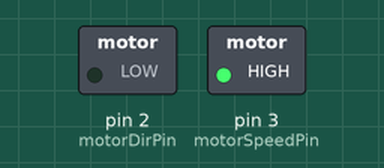
Bench run of a sketch on a simulated Arduino Uno, built with avr-gcc and run on an emulated ATmega328P. Shown: switched loads named in the sketch (green lamp = pin HIGH).

Above: at 0.05 s.
At 3.0 s:
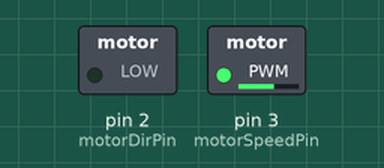
At 5.95 s:
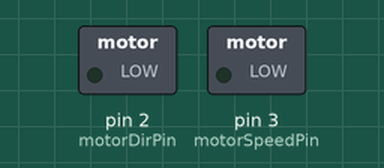
At 11.95 s:
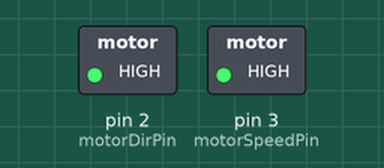
Timing chart, 0 to 15.6 s (numbered marks = the images above):
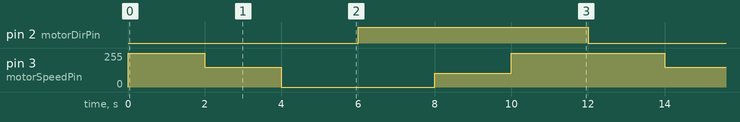

The sketch:

Single_motor_code.ino
```cpp
//BO motor connected to pins 2 & 3

//pin 2 is digital pin giving direction to motor
//LOW - forward & HIGH - backward
#define motorDirPin 2

//pin 3 is digital PWM pin giving speed to motor
//can range between 0(Stop) to 255(Full ahead) in case of forward
//or 255(Stop) to 0(full reverse) in case of backwards
#define motorSpeedPin 3

void setup() {

  //set the motor pins to output mode
  pinMode(motorDirPin, OUTPUT);
  pinMode(motorSpeedPin, OUTPUT);

}

void loop() {

  //run the motor full speed forward
  //give LOW on dir pin - forward
  //give 255 on speed pin for full speed
  digitalWrite(motorDirPin, LOW);
  analogWrite(motorSpeedPin, 255);
  //analogWrite instead of digitalWrite because PWM pin

  //2 seconds of operation in this mode
  delay(2000);

  //run the motor moderate speed forward
  //give LOW on dir pin - forward
  //give 150 on speed pin for moderate speed
  digitalWrite(motorDirPin, LOW);
  analogWrite(motorSpeedPin, 150);
  //analogWrite instead of digitalWrite because PWM pin

  //2 seconds of operation in this mode
  delay(2000);

  //stop the motor
  //give LOW on dir pin - forward
  //give 0 on speed pin for stopping
  digitalWrite(motorDirPin, LOW);
  analogWrite(motorSpeedPin, 0);
  //analogWrite instead of digitalWrite because PWM pin

  //2 seconds of operation in this mode
  delay(2000);

  //run the motor full speed backward
  //give HIGH on dir pin - backward
  //give 0 on speed pin for full speed
  digitalWrite(motorDirPin, HIGH);
  analogWrite(motorSpeedPin, 0);
  //analogWrite instead of digitalWrite because PWM pin

  //2 seconds of operation in this mode
  delay(2000);

  //run the motor moderate speed backward
  //give HIGH on dir pin - backward
  //give 105 on speed pin for moderate speed
  digitalWrite(motorDirPin, HIGH);
  analogWrite(motorSpeedPin, 105);
  //analogWrite instead of digitalWrite because PWM pin

  //2 seconds of operation in this mode
  delay(2000);

  //stop the motor
  //give HIGH on dir pin - backward
  //give 255 on speed pin for stopping
  digitalWrite(motorDirPin, HIGH);
  analogWrite(motorSpeedPin, 255);
  //analogWrite instead of digitalWrite because PWM pin

  //2 seconds of operation in this mode
  delay(2000);

}
```

Measured:
- by itself, pin 2 (motorDirPin): alternates HIGH for 6.0 s and LOW for 6.0 s
- by itself, pin 3 (motorSpeedPin): repeats every 12.0 s: 150/255 2.0 s, 0/255 4.0 s, 105/255 2.0 s, 255/255 4.0 s
